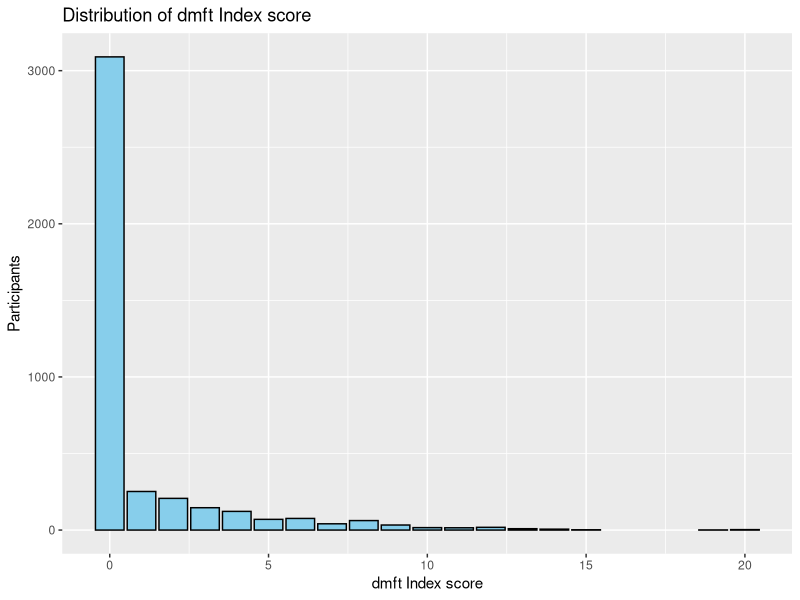
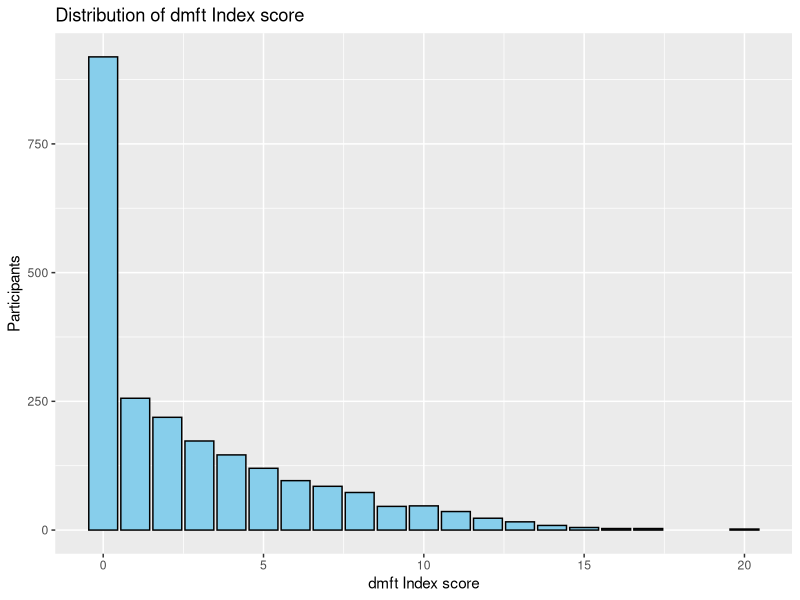
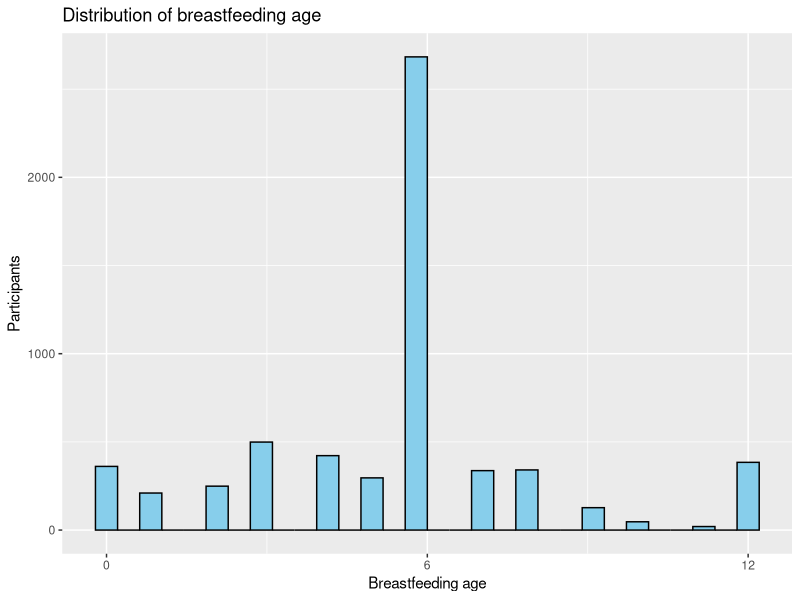

Here is the R script that generated these plots, in order:
## ---- chunk 1
knitr::opts_chunk$set(echo = TRUE)
## ---- chunk 2
library(here)
library(readr)
library(tidyverse)
if(!require(MASS)) install.packages("MASS")
library(MASS)
if(!require(survey)) install.packages("survey")
library(survey)

ninoscompleta <- read_delim(
  here("ensab", "M3_NINOS.txt"), 
  delim = "|", 
  locale = locale(encoding = "Latin1")
)

examen13completa <- read_delim(
  here("ensab", "M4_EXAMEN_1.txt"), 
  delim = "|", 
  locale = locale(encoding = "Latin1")
)

examen5completa <- read_delim(
  here("ensab", "M4_EXAMEN_2.txt"), 
  delim = "|", 
  locale = locale(encoding = "Latin1")
)

hogarcompleta <- read_delim(
  here("ensab", "M1_HOGAR.txt"), 
  delim = "|", 
  locale = locale(encoding = "Latin1")
)

## ---- chunk 3
glimpse(ninoscompleta)
names(ninoscompleta)
## ---- chunk 4
ninos <- ninoscompleta %>% 
  dplyr::select(ÿDANE, MPIO, DPTO, M3_100C, M3_113D, M3_113E, M3_113F, M3_119, M3_201, M3_202, M3_224, M3_225, M3_226, M3_227, M3_227A, M3_227B, M3_227C, M3_227D, M3_227E, M3_227F, M3_227G, M3_227CU, Region, Subreg, Municipio, Estrato, Fex_fin, Sexo, Zona, EST_SE_2, FRACCION, REGIMEN, ID_HOGAR, ID_PERSONA)

glimpse(ninos)

ninoscompleta %>%
  group_by(MPIO) %>%
  summarise(unique_DANE = n_distinct(ÿDANE)) %>%
  arrange(desc(unique_DANE))

#We can see there are some municipalities by the same name, so it is better to use the unique identifier from the census. 

ninos <- ninos %>%
  rename(census_mpio = ÿDANE)
## ---- chunk 5
#Ethnicity

hogarcompleta %>%
  group_by(M1_303D) %>%
  count()

#14238 NAs. Won't use it
## ---- chunk 6
examen13 <- examen13completa %>% 
  dplyr::select(MA_201B, MA_208, MA_305A, MA_305B, MA_305C, MA_305D, MA_305E, MA_305F, MA_305G, MA_305H, MA_305I, MA_305J, MA_307A, MA_307B, MA_307C, MA_307D, MA_307E, MA_307F, MA_307G, MA_307H, MA_307I, MA_307J, ID_HOGAR, ID_PERSONA)

#Assign a value to 1 to the following letters: B, C, D, E, G
examen13 <- examen13 %>%
  mutate(
    across(
      starts_with("MA_3"),
      ~case_when(
        str_detect(., "[BCDEG]") ~ 1,
        TRUE ~ 0)
    ))

#create variable dmft
examen13 <- examen13 %>%
  mutate(dmft = rowSums(across(starts_with("MA_3"), ~. > 0))) %>%
  dplyr::select(-starts_with("MA_3"))

glimpse(examen13)
summary(examen13$dmft)

#See distribution
ggplot(data = examen13, aes(x = dmft)) +
  geom_bar(fill = "skyblue", color = "black") +
  labs(x = "dmft Index score", y = "Participants", title = "Distribution of dmft Index score")
## ---- chunk 7
examen5 <- examen5completa %>% 
  dplyr::select(MB_201B, MB_208, MB_305A, MB_305B, MB_305C, MB_305D, MB_305E, MB_305F, MB_305G, MB_305H, MB_305I, MB_305J, MB_305K, MB_305L, MB_307A, MB_307B, MB_307C, MB_307D, MB_307E, MB_307F, MB_307G, MB_307H, MB_307I, MB_307J, MB_307K, MB_307L, ID_HOGAR, ID_PERSONA)

glimpse(examen5)

#Assign a value to 1 to the following numbers: 1, 2, 3, 4, 7
examen5 <- examen5 %>%
  mutate(
    across(
      starts_with("MB_3"),
      ~case_when(
        str_detect(., "^[12347]$|^[BCDEG]$") ~ 1,
        TRUE ~ 0                                 
      )))

#create variable dmft
examen5 <- examen5 %>%
  mutate(dmft = rowSums(across(starts_with("MB_3"), ~. > 0))) %>%
  dplyr::select(-starts_with("MB_3"))

summary(examen5$dmft)

#See distribution
ggplot(data = examen5, aes(x = dmft)) +
  geom_bar(fill = "skyblue", color = "black") +
  labs(x = "dmft Index score", y = "Participants", title = "Distribution of dmft Index score")
## ---- chunk 8
ensab <- ninos %>%
  left_join(examen13, by = "ID_PERSONA") %>%
  left_join(examen5, by = "ID_PERSONA") %>%
  mutate(dmft = coalesce(dmft.x, dmft.y), 
         ID_HOGAR = coalesce(ID_HOGAR.x, ID_HOGAR.y)) %>%
  dplyr::select(-ID_HOGAR.x, -ID_HOGAR.y, -dmft.x, -dmft.y)

#Missing data

ensab %>%
  filter(MA_208 == 2 | MB_208 == 2) %>%
  count()

ensab <- ensab %>%
  filter(MA_208 == 1 | MB_208 == 1) %>%
  dplyr::select(-MB_208, -MA_208)

#only  3 children did not have the clinical examination portion. We'll exclude them. Now the sample size is 6443 children.
## ---- chunk 9
survensab <- svydesign(ids = ~census_mpio, data = ensab, strata = ~Estrato, weights = ~Fex_fin, nest = TRUE)
summary(survensab)
glimpse(ensab)

#checking how many children share the same household

ensab %>%
  group_by(ID_HOGAR) %>%
  count() %>%
  arrange(desc(n)) %>%
  filter(n > 1) %>%
  rename(cph = n) %>%
  group_by(cph) %>%
  summarise(prop = n() / nrow(ensab) * 100)

#737 children share the same household with another child included in the study. We won't take it into account for now.

## ---- chunk 10
glimpse(ensab$M3_100C)
summary(ensab$M3_100C)

#rename M2_100C to age
ensab <- ensab %>%
  rename(age = M3_100C) %>%
  mutate(age = factor(age, 
                      levels = c(1, 3, 5),
                      labels = c("1", "3", "5")))

summary(ensab$age)
## ---- chunk 11
glimpse(ensab$M3_224)

ensab %>%
  filter(M3_224 == 92) %>%
  count()
#98 NAs

ensab <- ensab %>%
  mutate(bf = case_when(
    M3_224 == 92 ~ NA,
    TRUE ~ M3_224))

#distribution of bf

ensab %>%
  filter(!(bf == 91)) %>%
  ggplot(aes(x = bf)) +
  geom_histogram(fill = "skyblue", color = "black") +
  scale_x_continuous(breaks = seq(min(ensab$bf, na.rm = TRUE), max(ensab$bf, na.rm = TRUE), by = 6)) +
  labs(x = "Breastfeeding age", y = "Participants", title = "Distribution of breastfeeding age")

ensab %>%
  filter(!(bf == 91)) %>%
  summary()

#12 seems like the maximum value

#Categorize into: never, 0-6 months, more than 6 months

ensab <- ensab %>%
  mutate(bf = case_when(
    bf == 91 ~ 1,
    bf <= 6 ~ 2,
    bf > 6 ~ 3,
  )) %>%
  mutate(bf = factor(bf, 
                     levels = c(1, 2, 3),
                     labels = c("Never", "0-6 months", "More than 6 months")))

summary(ensab$bf)
         
## ---- chunk 12
#Bottle use at the moment of the survey

ensab %>%
  filter(M3_225 == 2) %>%
  count()
#4487 don't use the bottle currently

#proportion of those who use and dont use bottle: variable M3_225

prop.table(table(ensab$M3_225)) #70% don't use the bottle

glimpse(ensab$age)

#of those that do, what age are they?
ensab %>%
  filter(M3_225 == 1) %>%
  group_by(age) %>%
  count()

#225 and 226 include past and current use, might be a problem to create variable of age of bottle use. It might be more important what is in the bottle.

#M3_226:

ensab %>%
  filter(M3_226 == 91) %>%
  count()
#1879 never were given bottle

1879/6443*100

ensab %>%
  filter(M3_226 == 92) %>%
  count()
#30 NAs


#M3_227: what do they put in the bottle. 0: no aplica, 1: aplica

glimpse(ensab$M3_227CU)

#ensab %>%
#  filter(M3_227G == 1) %>%
#  select(M3_227G, M3_227CU, ID_PERSONA) %>% #order M3_227CU in alphabetical order
#  distinct(M3_227CU)
  
## ---- chunk 13
glimpse(ensab$Sexo)

ensab <- ensab %>%
  mutate(sex = factor(Sexo,
                         levels = c(1, 2),
                         labels = c("Masculine", "Feminine")))

summary(ensab$sex)
## ---- chunk 14
glimpse(ensab$M3_113D)

ensab %>%
  group_by(M3_113D) %>%
  count()
## ---- chunk 15
glimpse(ensab$EST_SE_2)

ensab <- ensab %>%
  mutate(ses = factor(EST_SE_2, 
                           levels = c(1, 2, 3, 4), 
                           labels = c("Low low", "Low", "Middle low", "Middle to high")))

summary(ensab$ses)
## ---- chunk 16
glimpse(ensab$M3_119)

ensab %>%
  group_by(M3_119) %>%
  count()

#8 are NAs
ensab %>%
  filter(M3_119 == 8) %>%
  count() #95 NAs

#transform 7 unemployed into 0

ensab <- ensab %>%
  mutate(income = case_when(
    M3_119 == 8 ~ NA,
    M3_119 == 7 ~ 0,
    TRUE ~ M3_119)) %>%
  mutate(income = factor(income,
                         levels = c(0, 1, 2, 3, 4, 5, 6),
                         labels = c("Unemployed", "Less than half NMW", "Half - 1 NMW", "1-2 NMW", "2-3 NMW", "3-4 NMW", "More than 4 NMW")))

summary(ensab$income)

## ---- chunk 17
glimpse(ensab$M3_113F)

ensab %>%
  group_by(M3_113F) %>%
  count()

## ---- chunk 18
glimpse(ensab$REGIMEN)

#counting NAs in M3_113E

ensab %>%
  filter(M3_113E == 6) %>%
  count()

ensab <- ensab %>%
  mutate(insurance = case_when(
    REGIMEN == 4 ~ 0,
    TRUE ~ REGIMEN)) %>%
  mutate(insurance = factor(insurance, 
                           levels = c(0, 1, 2, 3), 
                           labels = c("Uninsured", "Contributory", "Subsidized", "Other")))

summary(ensab$insurance)
## ---- chunk 19
glimpse(ensab$Region)

ensab <- ensab %>%
  mutate(region = factor(Region,
                         levels = c(1, 2, 3, 4, 5, 6),
                         labels = c("Atlantic", "Eastern", "Central", "Pacific", "Bogota", "Orinoquia - Amazonia")))

summary(ensab$region)
## ---- chunk 20
glimpse(ensab$Zona)

ensab %>%
  group_by(Zona, .drop = FALSE) %>%
  count()

ensab <- ensab %>%
  mutate(location = factor(Zona,
                           levels = c(1, 2),
                           labels = c("Urban", "Rural")))

summary(ensab$location)
## ---- chunk 21
ensab %>%
  group_by(M3_201) %>%
  count()

ensab %>%
  group_by(M3_202) %>%
  count()
## ---- chunk 22
